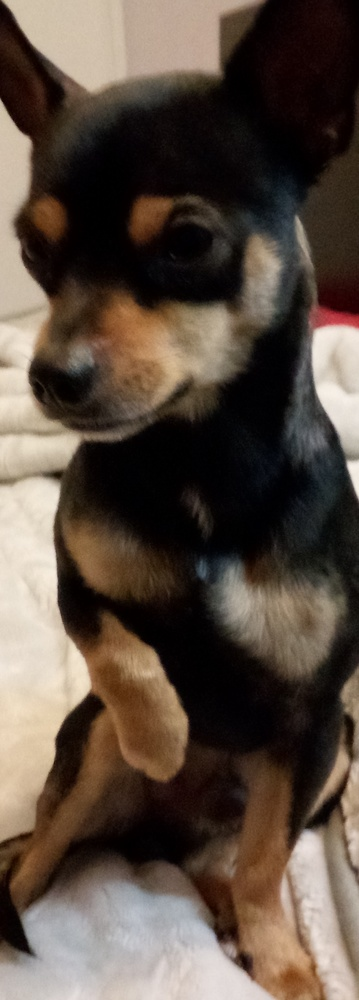
#> input picture images/vito_template.jpg, 359 x 1000 px, shrunk from 1041 x 2899 before the run, found by its file name
$ jupyter execute --allow-errors vito_and_junky.ipynb
#> lines starting #> are read from the running program, lines starting #| are printed output that depends on the picture
[cell 1]
import numpy as np
import cv2
import matplotlib.pyplot as plt

img1 = cv2.imread('vito_template.jpg',0)
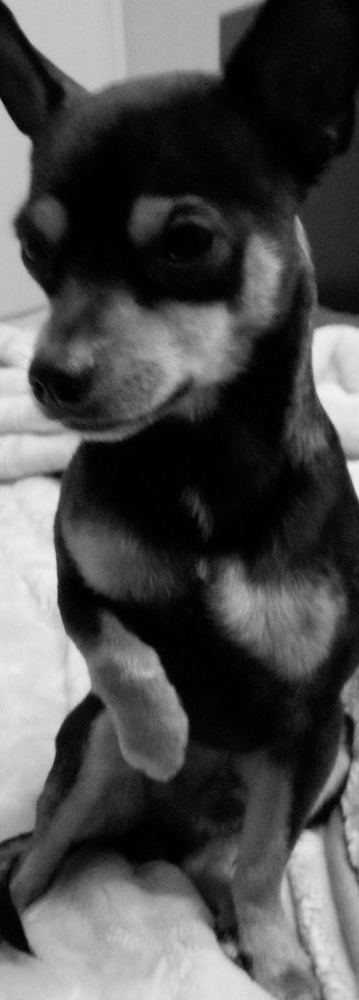
#> img1: shape (1000, 359); min 0, max 243, mean 78.6
img2 = cv2.imread('lil_Vito<3.jpg',0)
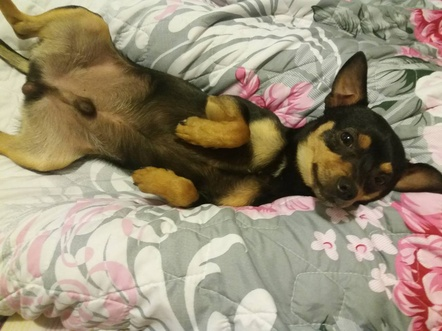
#> input picture images/lil_Vito<3.jpg, 442 x 331 px, shrunk from 1280 x 960 before the run, found by its file name
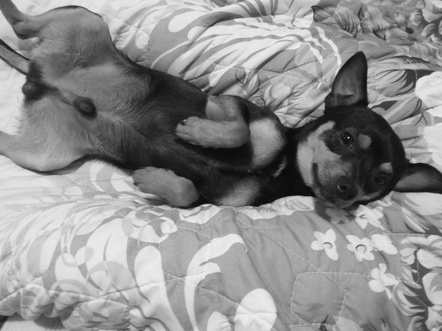
#> img2: shape (331, 442); min 6, max 240, mean 142

orb = cv2.ORB_create()

kp1, des1 = orb.detectAndCompute(img1,None)
#> kp1 = 375 keypoints; strongest (x, y, size): (85, 440, 77.1), (87, 687, 77.1), (77, 438, 64.3), (59, 484, 53.6)
kp2, des2 = orb.detectAndCompute(img2,None)
#> kp2 = 500 keypoints; strongest (x, y, size): (369, 106, 31), (368, 106, 37.2), (360, 205, 31), (311, 199, 77.1)

bf = cv2.BFMatcher(cv2.NORM_HAMMING, crossCheck=True)

matches = bf.match(des1,des2)
#> matches = 103 matches
matches = sorted(matches, key = lambda x:x.distance)

img3 = cv2.drawMatches(img1,kp1,img2,kp2,matches[:10],None, flags=2)
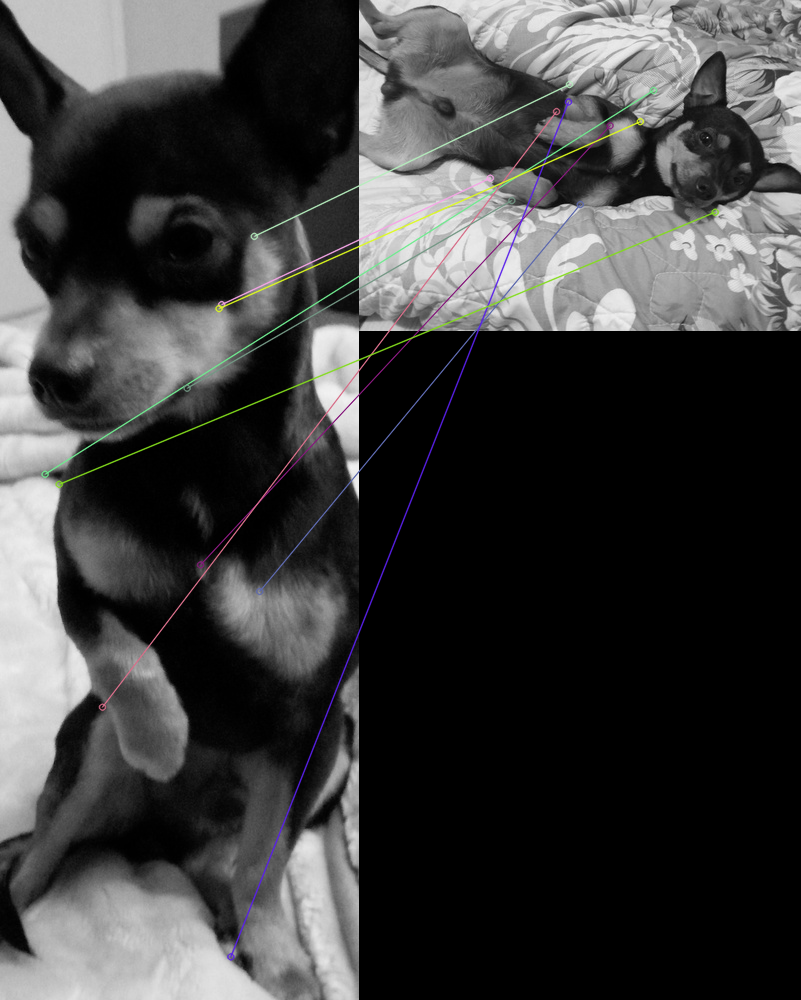
#> img3: shape (1000, 801, 3); mean of channels 0, 1, 2 61.6, 61.7, 61.7; drawn as B, G, R
plt.imshow(img3)
plt.show()

[cell 2]
img1 = cv2.imread('vito_template2.jpg',0)
img2 = cv2.imread('lil_Vito<3.jpg',0)

orb = cv2.ORB_create()

kp1, des1 = orb.detectAndCompute(img1,None)
#> kp1 = (); des1 = None
kp2, des2 = orb.detectAndCompute(img2,None)

bf = cv2.BFMatcher(cv2.NORM_HAMMING, crossCheck=True)

matches = bf.match(des1,des2)
#> matches = ()
matches = sorted(matches, key = lambda x:x.distance)
#> matches = []

#> (the rest of this cell did not finish here and is left out)

[cell 3]
img1 = cv2.imread('jun<3_template.jpg',0)
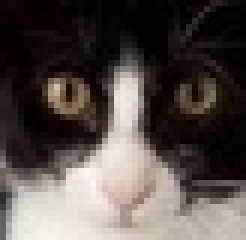
#> input picture images/jun<3_template.jpg, 41 x 40 px, shrunk from 119 x 117 before the run, found by its file name (shown 6 times larger)
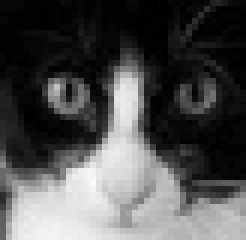
#> img1: shape (40, 41) (shown 6 times larger); min 0, max 250, mean 79.1
img2 = cv2.imread('junky2.jpg',0)
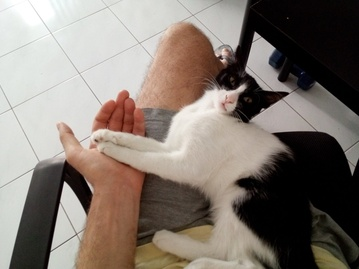
#> input picture images/junky2.jpg, 359 x 269 px, shrunk from 1040 x 780 before the run, found by its file name
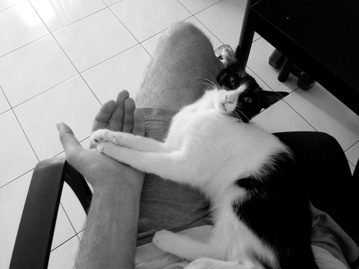
#> img2: shape (269, 359); min 0, max 255, mean 123.2

orb = cv2.ORB_create()

kp1, des1 = orb.detectAndCompute(img1,None)
kp2, des2 = orb.detectAndCompute(img2,None)
#> kp2 = 471 keypoints; strongest (x, y, size): (64, 183, 31), (65, 184, 44.6), (66, 185, 53.6), (65, 182, 37.2)

bf = cv2.BFMatcher(cv2.NORM_HAMMING, crossCheck=True)

matches = bf.match(des1,des2)
#> matches = ()
matches = sorted(matches, key = lambda x:x.distance)
#> matches = []

img3 = cv2.drawMatches(img1,kp1,img2,kp2,matches[:10],None, flags=2)
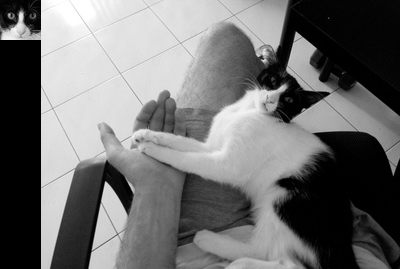
#> img3: shape (269, 400, 3); min 0, max 255, mean 111.8
plt.imshow(img3)
plt.show()

[cell 4]
img1 = cv2.imread('jun<3_template.jpg',0)
img2 = cv2.imread('junky3.jpg',0)

orb = cv2.ORB_create()

kp1, des1 = orb.detectAndCompute(img1,None)
kp2, des2 = orb.detectAndCompute(img2,None)
#> kp2 = (); des2 = None

bf = cv2.BFMatcher(cv2.NORM_HAMMING, crossCheck=True)

matches = bf.match(des1,des2)
#> matches = ()
matches = sorted(matches, key = lambda x:x.distance)
#> matches = []

#> (the rest of this cell did not finish here and is left out)
